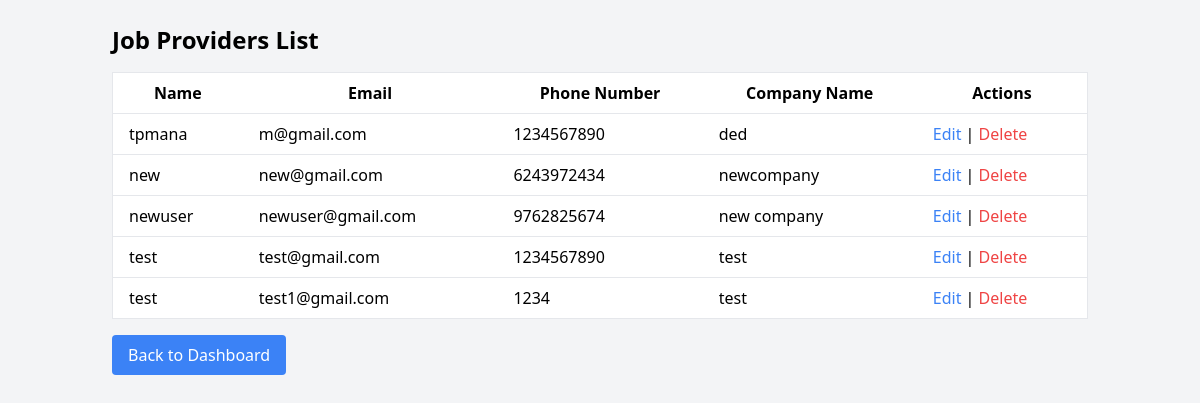
/jobproviders/ (signed in), run on the app's committed database.
### job/models.py (models this page shows)
class JobproviderRegister(models.Model):
    name = models.CharField(max_length=50,null=True, blank=True)
    email = models.EmailField(max_length=50,null=True, blank=True, unique=True)
    password = models.CharField(max_length=50,null=True, blank=True)
    company_name = models.CharField(max_length=50,null=True, blank=True)
    phone_number = models.CharField(max_length=15, null=True, blank=True)

### job/views.py (the view)
# urls.py: path('jobproviders/', admin_jobproviders, name='admin_jobproviders'),
def admin_jobproviders(request):
    if 'ademail' not in request.session:
        alert = "<script>alert('Please login as admin'); window.location.href='/admin_log/';</script>"
        return HttpResponse(alert)
    jobproviders = JobproviderRegister.objects.all()
    return render(request, 'admin_jobproviders.html', {'jobproviders': jobproviders})

### job/templates/admin_jobproviders.html (shortened to what this page needs)
<!DOCTYPE html>
<html lang="en">
<head>
    <link href="https://cdn.jsdelivr.net/npm/tailwindcss@2.2.19/dist/tailwind.min.css" rel="stylesheet">
</head>
<body class="bg-gray-100">
    <div class="container mx-auto p-6">
        <h1 class="text-2xl font-bold mb-4">Job Providers List</h1>
        <table class="min-w-full bg-white border border-gray-200">
            <thead>
                <tr>
                    <th class="py-2 px-4 border-b">Name</th>
                    <th class="py-2 px-4 border-b">Email</th>
                    <th class="py-2 px-4 border-b">Phone Number</th>
                    <th class="py-2 px-4 border-b">Company Name</th>
                    <th class="py-2 px-4 border-b">Actions</th>
                </tr>
            </thead>
            <tbody>
                {% for jobprovider in jobproviders %}
                <tr>
                    <td class="py-2 px-4 border-b">{{ jobprovider.name }}</td>
                    <td class="py-2 px-4 border-b">{{ jobprovider.email }}</td>
                    <td class="py-2 px-4 border-b">{{ jobprovider.phone_number }}</td>
                    <td class="py-2 px-4 border-b">{{ jobprovider.company_name }}</td>
                    <td class="py-2 px-4 border-b">
                        <a href="{% url 'edit_jobprovider' jobprovider.pk %}" class="text-blue-500 hover:underline">Edit</a>
                        |
                        <a href="{% url 'delete_jobprovider' jobprovider.pk %}" class="text-red-500 hover:underline" onclick="return confirm('Are you sure you want to delete this job provider?');">Delete</a>
                    </td>
                </tr>
                {% endfor %}
            </tbody>
        </table>
        <a href="{% url 'admin_panel' %}" class="mt-4 inline-block bg-blue-500 text-white px-4 py-2 rounded">Back to Dashboard</a>
    </div>
</body>
</html>

### data on the page
JobproviderRegister: name "tpmana", email "m@gmail.com", phone_number "1234567890", company_name "ded"
JobproviderRegister: name "new", email "new@gmail.com", phone_number "6243972434", company_name "newcompany"
JobproviderRegister: name "newuser", email "newuser@gmail.com", phone_number "9762825674", company_name "new company"
JobproviderRegister: name "test", email "test@gmail.com", phone_number "1234567890", company_name "test"
JobproviderRegister: name "test", email "test1@gmail.com", phone_number "1234", company_name "test"
